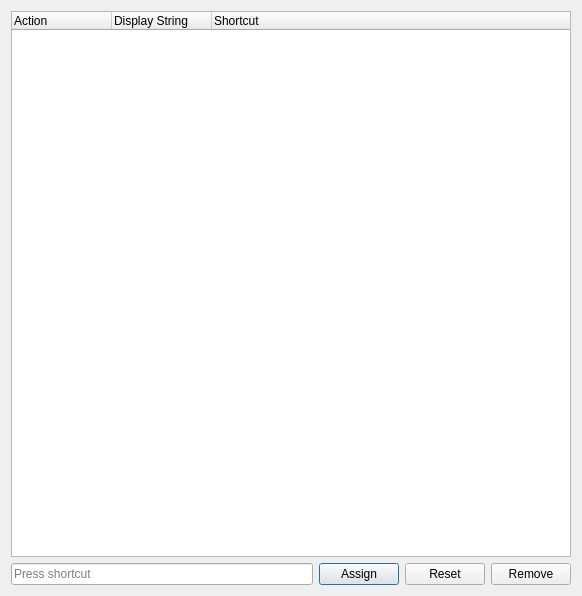
<?xml version="1.0" encoding="UTF-8"?>
<ui version="4.0">
 <class>ShortcutEditor</class>
 <widget class="QDialog" name="ShortcutEditor">
  <property name="geometry">
   <rect>
    <x>0</x>
    <y>0</y>
    <width>582</width>
    <height>596</height>
   </rect>
  </property>
  <property name="windowTitle">
   <string>Shortcuts</string>
  </property>
  <property name="windowIcon">
   <iconset resource="../QtResources/resources.qrc">
    <normaloff>:/GuiFoundation/Icons/Shortcuts16.png</normaloff>:/GuiFoundation/Icons/Shortcuts16.png</iconset>
  </property>
  <layout class="QVBoxLayout" name="verticalLayout">
   <item>
    <widget class="QTreeWidget" name="Shortcuts">
     <property name="uniformRowHeights">
      <bool>true</bool>
     </property>
     <property name="columnCount">
      <number>3</number>
     </property>
     <column>
      <property name="text">
       <string>Action</string>
      </property>
     </column>
     <column>
      <property name="text">
       <string>Display String</string>
      </property>
     </column>
     <column>
      <property name="text">
       <string>Shortcut</string>
      </property>
     </column>
    </widget>
   </item>
   <item>
    <layout class="QHBoxLayout" name="horizontalLayout">
     <item>
      <widget class="QKeySequenceEdit" name="KeyEditor"/>
     </item>
     <item>
      <widget class="QPushButton" name="ButtonAssign">
       <property name="text">
        <string>Assign</string>
       </property>
      </widget>
     </item>
     <item>
      <widget class="QPushButton" name="ButtonReset">
       <property name="text">
        <string>Reset</string>
       </property>
      </widget>
     </item>
     <item>
      <widget class="QPushButton" name="ButtonRemove">
       <property name="text">
        <string>Remove</string>
       </property>
      </widget>
     </item>
    </layout>
   </item>
  </layout>
 </widget>
 <resources>
  <include location="../QtResources/resources.qrc"/>
 </resources>
 <connections/>
</ui>
